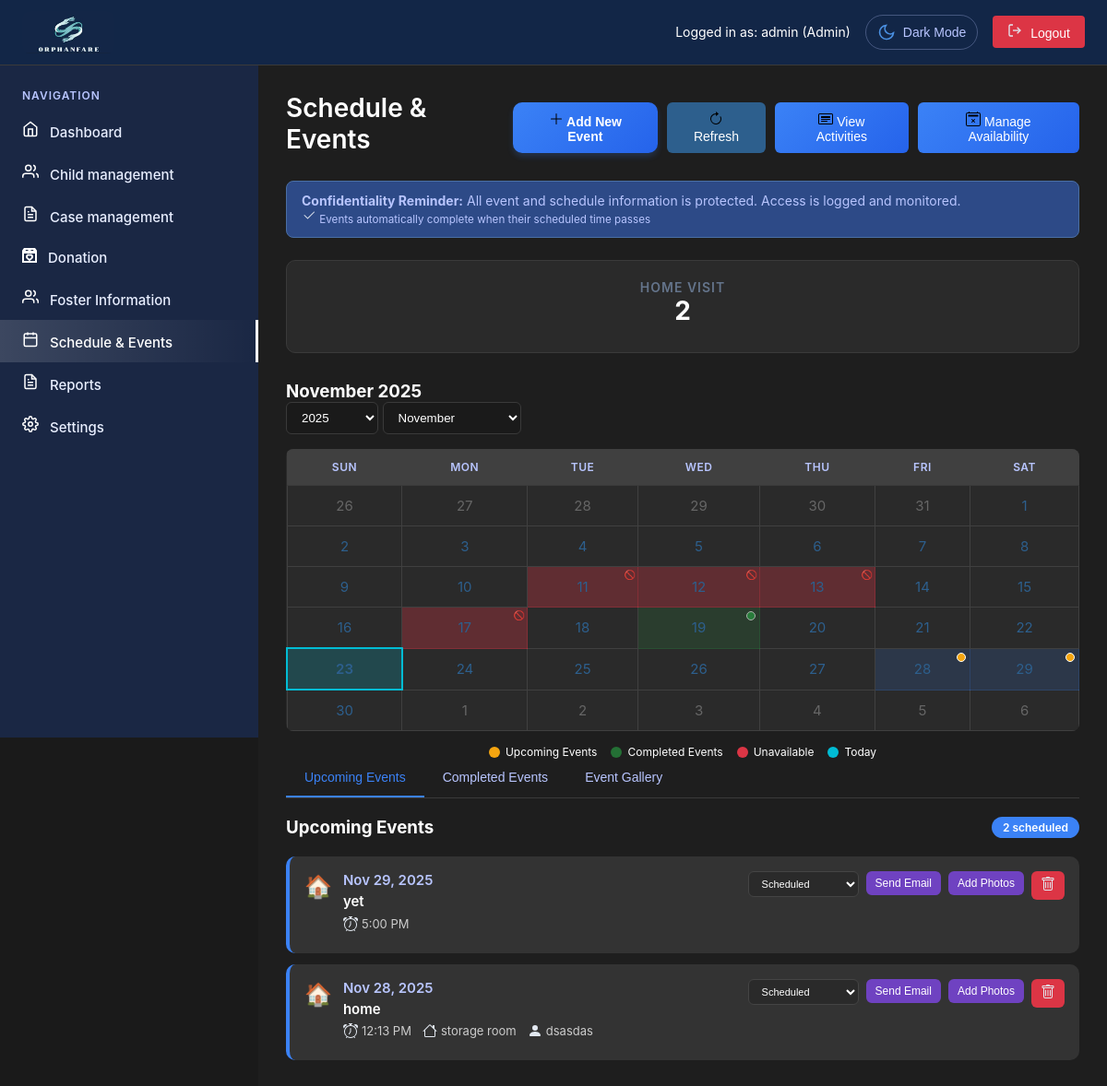
/admin/schedule.php (signed in), run on an earlier commit of the app's database.
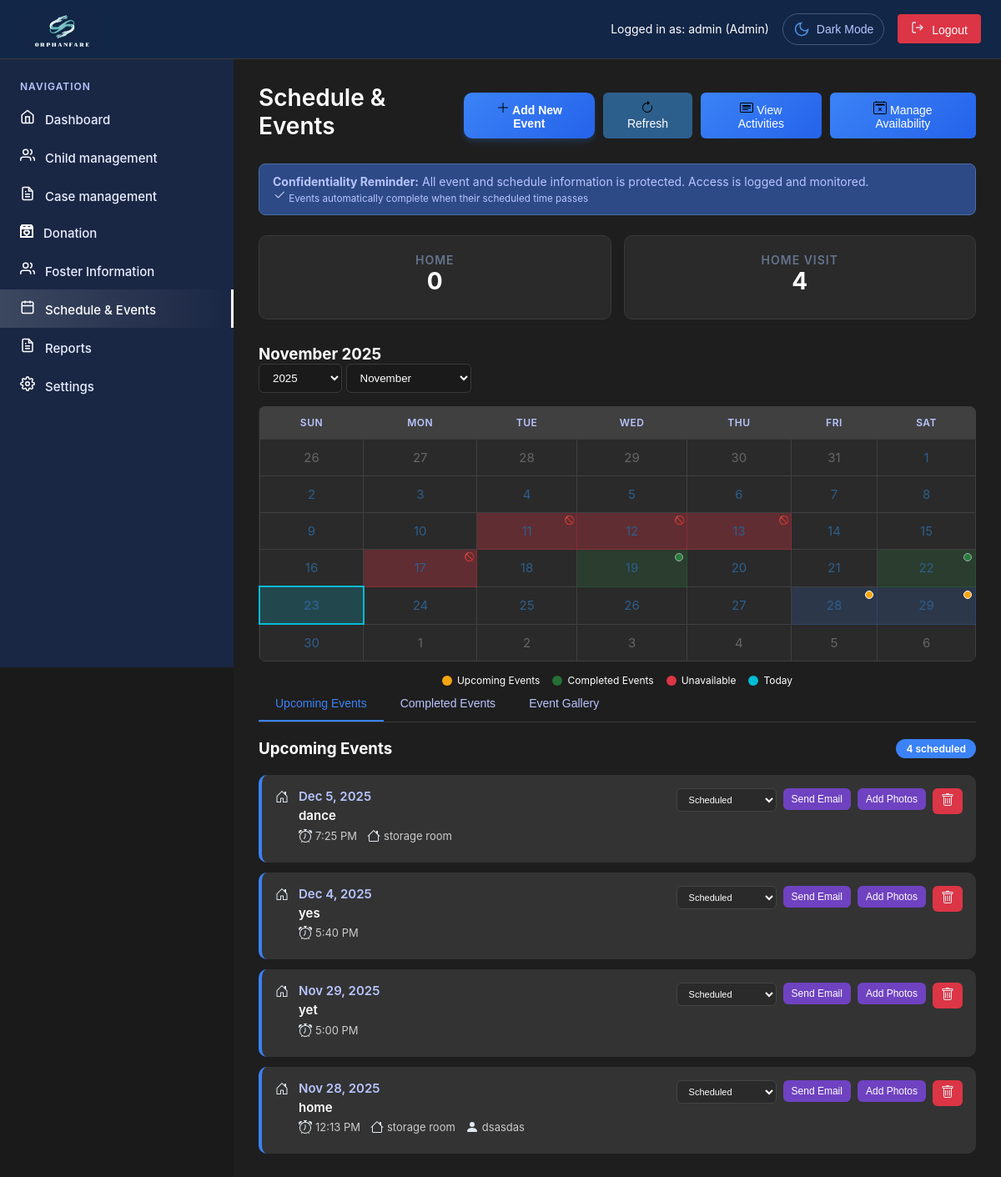
And on a later commit of the database.
### tables this page shows
CREATE TABLE `events` (
  `id` int(11) NOT NULL,
  `event_id` varchar(20) NOT NULL,
  `title` varchar(255) NOT NULL,
  `description` text DEFAULT NULL,
  `event_type` varchar(50) NOT NULL,
  `event_date` date NOT NULL,
  `event_time` time NOT NULL,
  `location` varchar(255) DEFAULT NULL,
  `assigned_to` varchar(255) DEFAULT NULL,
  `notes` text DEFAULT NULL,
  `status` enum('Scheduled','Completed','Cancelled') DEFAULT 'Scheduled',
  `is_active` tinyint(1) DEFAULT 1,
  `created_by` int(11) DEFAULT NULL,
  `created_at` timestamp NOT NULL DEFAULT current_timestamp(),
  `updated_at` timestamp NOT NULL DEFAULT current_timestamp() ON UPDATE current_timestamp(),
  `cf_time_management` varchar(255) DEFAULT NULL,
  `cf_time_gold` date DEFAULT NULL,
  `cf_radio_buttons` varchar(255) DEFAULT NULL,
  `cf_phone_number` varchar(20) DEFAULT NULL,
  `cf_u_rl` varchar(255) DEFAULT NULL,
  `cf_email_mail` varchar(255) DEFAULT NULL,
  `cf_favorite_anime` varchar(255) DEFAULT NULL
);

### admin/includes/permissions.php (called while the page is built, shortened)
<?php
class PermissionManager {
    private $conn;
    private $role;
    private $is_pdo = false;
    public function __construct($conn, $role, $user_id) {
        $this->conn = $conn;
        $this->role = $role;
        $this->is_pdo = $conn instanceof PDO;
    }
    public function hasPermission($module, $action) {
        if ($this->is_pdo) {
            $sql = "SELECT can_view, can_edit, can_delete, can_create
                    FROM permissions
                    WHERE role = ? AND module = ?";
            $stmt = $this->conn->prepare($sql);
            $stmt->execute([$this->role, $module]);
            $permission = $stmt->fetch(PDO::FETCH_ASSOC);
        }
        if ($permission) {
            switch ($action) {
                case 'view': return (bool)$permission['can_view'];
                case 'edit': return (bool)$permission['can_edit'];
                case 'delete': return (bool)$permission['can_delete'];
                case 'create': return (bool)$permission['can_create'];
            }
        }
        return false;
    }
}
?>

### admin/schedule.php (the view, shortened to what the changed rows need)
<?php
require_once 'includes/header.php';
$availableEventTypes = [];
$eventTypeIcons = [];
try {
    $eventTypesQuery = "SELECT * FROM event_types WHERE is_active = 1 ORDER BY type_name";
    $eventTypesStmt = $pdo->prepare($eventTypesQuery);
    $eventTypesStmt->execute();
    $allEventTypes = $eventTypesStmt->fetchAll(PDO::FETCH_ASSOC);
    foreach ($allEventTypes as $eventType) {
        $visibleTo = json_decode($eventType['visible_to'] ?? '[]', true);
        if ($_SESSION['role'] === 'super_admin' || in_array($_SESSION['role'], $visibleTo)) {
            $availableEventTypes[$eventType['type_key']] = $eventType['type_name'];
            if (!empty($eventType['icon'])) {
                $eventTypeIcons[$eventType['type_key']] = $eventType['icon'];
            }
        }
    }
} catch (Exception $e) {
    error_log("Error loading event types: " . $e->getMessage());
    $availableEventTypes = [
        'home_visit' => 'Home Visit',
        'meeting' => 'Meeting',
        'team_building' => 'Team Building',
        'staff_training' => 'Staff Training',
        'financial' => 'Financial Review',
        'orientation' => 'Orientation',
        'calamity_duty' => 'Calamity Duty'
    ];
    $eventTypeIcons = [
        'home_visit' => '<svg xmlns="http://www.w3.org/2000/svg" width="16" height="16" fill="currentColor" class="bi bi-house-door" viewBox="0 0 16 16"><path d="M8.354 1.146a.5.5 0 0 0-.708 0l-6 6A.5.5 0 0 0 1.5 7.5v7a.5.5 0 0 0 .5.5h4.5a.5.5 0 0 0 .5-.5v-4h2v4a.5.5 0 0 0 .5.5H14a.5.5 0 0 0 .5-.5v-7a.5.5 0 0 0-.146-.354L13 5.793V2.5a.5.5 0 0 0-.5-.5h-1a.5.5 0 0 0-.5.5v1.293zM2.5 14V7.707l5.5-5.5 5.5 5.5V14H10v-4a.5.5 0 0 0-.5-.5h-3a.5.5 0 0 0-.5.5v4z"/></svg>',
        'meeting' => '<svg xmlns="http://www.w3.org/2000/svg" width="16" height="16" fill="currentColor" class="bi bi-people" viewBox="0 0 16 16"><path d="M15 14s1 0 1-1-1-4-5-4-5 3-5 4 1 1 1 1zm-7.978-1A.5.5 0 0 1 7 12.5c0-1.665.5-2.986 1-3.74.478-.768 1.048-1.227 1.5-1.227s1.022.459 1.5 1.227c.5.754 1 2.075 1 3.74a.5.5 0 0 1-.5.5zM6 12a.5.5 0 0 1 .5-.5h3a.5.5 0 0 1 0 1h-3A.5.5 0 0 1 6 12m-1-1.5a.5.5 0 0 1 .5-.5h4a.5.5 0 0 1 0 1h-4a.5.5 0 0 1-.5-.5"/></svg>',
        'team_building' => '<svg xmlns="http://www.w3.org/2000/svg" width="16" height="16" fill="currentColor" class="bi bi-person-arms-up" viewBox="0 0 16 16"><path d="M8 3a1.5 1.5 0 1 0 0-3 1.5 1.5 0 0 0 0 3"/><path d="m5.93 6.704-.846 8.451a.768.768 0 0 0 1.523.203l.81-4.865a.59.59 0 0 1 1.165 0l.81 4.865a.768.768 0 0 0 1.523-.203l-.845-8.451A1.5 1.5 0 0 1 10.5 5.5L13 2.284a.796.796 0 0 0-1.239-.998L9.634 3.84a.7.7 0 0 1-.33.235c-.23.074-.665.176-1.304.176-.64 0-1.074-.102-1.305-.176a.7.7 0 0 1-.329-.235L4.239 1.286a.796.796 0 0 0-1.24.998l2.5 3.216c.317.316.475.758.43 1.204Z"/></svg>',
        'staff_training' => '<svg xmlns="http://www.w3.org/2000/svg" width="16" height="16" fill="currentColor" class="bi bi-book" viewBox="0 0 16 16"><path d="M1 2.828c.885-.37 2.154-.769 3.388-.893 1.33-.134 2.458.063 3.112.752v9.746c-.935-.53-2.12-.603-3.213-.493-1.18.12-2.37.461-3.287.811zm7.5-.141c.654-.689 1.782-.886 3.112-.752 1.234.124 2.503.523 3.388.893v9.923c-.918-.35-2.107-.692-3.287-.81-1.094-.111-2.278-.039-3.213.492zM8 1.783C7.015.936 5.587.81 4.287.94c-1.514.153-3.042.672-3.994 1.105A.5.5 0 0 0 0 2.5v11a.5.5 0 0 0 .707.455c.882-.4 2.303-.881 3.68-1.02 1.409-.142 2.59.087 3.223.877a.5.5 0 0 0 .78 0c.633-.79 1.814-1.019 3.222-.877 1.378.139 2.8.62 3.681 1.02A.5.5 0 0 0 16 13.5v-11a.5.5 0 0 0-.293-.455c-.952-.433-2.48-.952-3.994-1.105C10.413.809 8.985.936 8 1.783"/></svg>',
        'financial' => '<svg xmlns="http://www.w3.org/2000/svg" width="16" height="16" fill="currentColor" class="bi bi-cash-coin" viewBox="0 0 16 16"><path fill-rule="evenodd" d="M11 15a4 4 0 1 0 0-8 4 4 0 0 0 0 8m5-4a5 5 0 1 1-10 0 5 5 0 0 1 10 0"/><path d="M9.438 11.944c.047.596.518 1.06 1.363 1.116v.44h.375v-.443c.875-.061 1.386-.529 1.386-1.207 0-.618-.39-.936-1.09-1.1l-.296-.07v-1.2c.376.043.614.248.671.532h.658c-.047-.575-.54-1.024-1.329-1.073V8.5h-.375v.45c-.747.073-1.255.522-1.255 1.158 0 .562.378.92 1.007 1.066l.248.061v1.272c-.384-.058-.639-.27-.696-.563h-.668zm1.36-1.354c-.369-.085-.569-.26-.569-.522 0-.294.216-.514.572-.578v1.1zm.432.746c.449.104.655.272.655.569 0 .339-.257.571-.709.614v-1.195z"/><path d="M1 0a1 1 0 0 0-1 1v8a1 1 0 0 0 1 1h4.083q.088-.517.258-1H3a2 2 0 0 0-2-2V3a2 2 0 0 0 2-2h10a2 2 0 0 0 2 2v3.528c.38.34.717.728 1 1.154V1a1 1 0 0 0-1-1z"/><path d="M9.998 5.083 10 5a2 2 0 1 0-3.132 1.65 6 6 0 0 1 3.13-1.567"/></svg>',
        'orientation' => '<svg xmlns="http://www.w3.org/2000/svg" width="16" height="16" fill="currentColor" class="bi bi-compass" viewBox="0 0 16 16"><path d="M8 16.016a7.5 7.5 0 0 0 1.962-14.74A1 1 0 0 0 9 0H7a1 1 0 0 0-.962 1.276A7.5 7.5 0 0 0 8 16.016m6.5-7.5a6.5 6.5 0 1 1-13 0 6.5 6.5 0 0 1 13 0"/><path d="m6.94 7.44 4.95-2.83-2.83 4.95-4.949 2.83 2.828-4.95z"/></svg>',
        'calamity_duty' => '<svg xmlns="http://www.w3.org/2000/svg" width="16" height="16" fill="currentColor" class="bi bi-exclamation-triangle" viewBox="0 0 16 16"><path d="M7.938 2.016A.13.13 0 0 1 8.002 2a.13.13 0 0 1 .063.016.15.15 0 0 1 .054.057l6.857 11.667c.036.06.035.124.002.183a.2.2 0 0 1-.054.06.1.1 0 0 1-.066.017H1.146a.1.1 0 0 1-.066-.017.2.2 0 0 1-.054-.06.18.18 0 0 1 .002-.183L7.884 2.073a.15.15 0 0 1 .054-.057m1.044-.45a1.13 1.13 0 0 0-1.96 0L.165 13.233c-.457.778.091 1.767.98 1.767h13.713c.889 0 1.438-.99.98-1.767z"/><path d="M7.002 12a1 1 0 1 1 2 0 1 1 0 0 1-2 0M7.1 5.995a.905.905 0 1 1 1.8 0l-.35 3.507a.552.552 0 0 1-1.1 0z"/></svg>'
    ];
}
$canCreate = $permissionManager->hasPermission('schedule', 'create');
$canEdit = $permissionManager->hasPermission('schedule', 'edit');
$canDelete = $permissionManager->hasPermission('schedule', 'delete');
$upcoming_events = [];
try {
    $query = "SELECT e.*, u.username as created_by_name
            FROM events e
            LEFT JOIN users u ON e.created_by = u.id
            WHERE e.is_active = 1
            ORDER BY
                e.event_date DESC,
                e.event_time DESC
            LIMIT 50";
    $stmt = $pdo->prepare($query);
    $stmt->execute();
    $all_events = $stmt->fetchAll(PDO::FETCH_ASSOC);
    $upcoming_events = [];
    $completed_events = [];
    foreach ($all_events as $event) {
        if ($event['status'] === 'Completed') {
            $completed_events[] = $event;
        } else {
            $upcoming_events[] = $event;
        }
    }
} catch (PDOException $e) {
    error_log("Database error in schedule.php: " . $e->getMessage());
    $error_message = "Unable to load schedule data. Please try again.";
}
?>
<main class="main-content">
    <div class="page-header">
        <h1 class="page-title">Schedule & Events</h1>
    </div>
<div class="stats-grid">
    <?php
    $stats = [];
    foreach ($availableEventTypes as $typeKey => $typeName) {
        $query = "SELECT COUNT(*) as count FROM events WHERE event_type = ? AND status = 'Scheduled' AND is_active = 1";
        $stmt = $pdo->prepare($query);
        $stmt->execute([$typeKey]);
        $result = $stmt->fetch(PDO::FETCH_ASSOC);
        $stats[$typeKey] = $result['count'];
    }
    foreach ($availableEventTypes as $typeKey => $typeName):
    ?>
        <div class="stat-card">
            <div class="stat-label"><?php echo htmlspecialchars($typeName); ?></div>
            <div class="stat-value"><?php echo $stats[$typeKey] ?? 0; ?></div>
        </div>
    <?php endforeach; ?>
</div>
    <div class="content-grid">
        <div class="calendar-card">
            <table class="calendar-table">
                <thead>
                    <tr>
                        <th>Sun</th>
                        <th>Mon</th>
                        <th>Tue</th>
                        <th>Wed</th>
                        <th>Thu</th>
                        <th>Fri</th>
                        <th>Sat</th>
                    </tr>
                </thead>
            </table>
        </div>
        <div class="events-card">
            <div id="upcomingEvents" class="events-tab-content active">
                <div class="events-header">
                    <div class="events-count">
                        <span class='scheduled-count'><?php echo count($upcoming_events); ?> scheduled</span>
                    </div>
                </div>
                <?php if (empty($upcoming_events)): ?>
                    <div class="no-events">
                        <div class="no-events-icon"><svg xmlns="http://www.w3.org/2000/svg" width="48" height="48" fill="currentColor" class="bi bi-calendar" viewBox="0 0 16 16">
                            <path d="M3.5 0a.5.5 0 0 1 .5.5V1h8V.5a.5.5 0 0 1 1 0V1h1a2 2 0 0 1 2 2v11a2 2 0 0 1-2 2H2a2 2 0 0 1-2-2V3a2 2 0 0 1 2-2h1V.5a.5.5 0 0 1 .5-.5M1 4v10a1 1 0 0 0 1 1h12a1 1 0 0 0 1-1V4z"/>
                        </svg></div>
                        <p>No upcoming events scheduled</p>
                        <?php if ($canCreate): ?>
                            <button class="btn btn-primary" onclick="openModal()">Schedule Your First Event</button>
                        <?php else: ?>
                            <button class="btn btn-secondary" disabled>Schedule Your First Event</button>
                        <?php endif; ?>
                    </div>
                <?php else: ?>
                    <div class="events-list">
                        <?php foreach ($upcoming_events as $event):
                            $is_completed = $event['status'] === 'Completed';
                            $event_date = new DateTime($event['event_date']);
                        ?>
                            <div class="event-item <?php echo $is_completed ? 'completed' : ''; ?>"
                                 data-event-date="<?php echo $event['event_date']; ?>"
                                 data-event-time="<?php echo $event['event_time']; ?>"
                                 data-event-status="<?php echo $event['status']; ?>">
                                <div class="event-icon">
                                    <?php
                                    echo $eventTypeIcons[$event['event_type']] ?? '';
                                    ?>
                                </div>
                                <div class="event-content">
                                    <div class="event-header">
                                        <div class="event-main">
                                            <div class="event-date">
                                                <?php
                                                echo $event_date->format('M j, Y');
                                                ?>
                                            </div>
                                            <div class="event-title"><?php echo htmlspecialchars($event['title']); ?></div>
                                            <div class="event-details">
                                                <span class="event-time"> <?php echo date('g:i A', strtotime($event['event_time'])); ?></span>
                                                <?php if (!empty($event['location'])): ?>
                                                    <span class="event-location"> <?php echo htmlspecialchars($event['location']); ?></span>
                                                <?php endif; ?>
                                                <?php if (!empty($event['assigned_to'])): ?>
                                                    <span class="event-assigned"><svg xmlns="http://www.w3.org/2000/svg" width="16" height="16" fill="currentColor" class="bi bi-person-fill" viewBox="0 0 16 16">
                                                        <path d="M3 14s-1 0-1-1 1-4 6-4 6 3 6 4-1 1-1 1zm5-6a3 3 0 1 0 0-6 3 3 0 0 0 0 6"/>
                                                        </svg> <?php echo htmlspecialchars($event['assigned_to']); ?></span>
                                                <?php endif; ?>
                                            </div>
                                        </div>
                                        <div class="event-actions">
                                            <?php if ($canEdit): ?>
                                                <select class="status-select" onchange="updateEventStatus('<?php echo $event['event_id']; ?>', this.value)" title="Change Status">
                                                    <option value="Scheduled" <?php echo $event['status'] === 'Scheduled' ? 'selected' : ''; ?>> Scheduled</option>
                                                </select>
                                                <button class="email-reminder-btn" onclick="openEmailModal('<?php echo $event['event_id']; ?>')" title="Send Email Reminder">Send Email</button>
                                                <button class="gallery-btn" onclick="openGalleryModal('<?php echo $event['event_id']; ?>', '<?php echo htmlspecialchars($event['title']); ?>')" title="Add Photos">Add Photos</button>
                                            <?php endif; ?>
                                            <?php if ($canDelete): ?>
                                                <form method="POST" class="delete-form">
                                                    <button type="submit" name="delete_event" class="delete-btn" onclick="return confirm('Are you sure you want to delete this event?')" title="Delete Event">
                                                    </button>
                                                </form>
                                            <?php endif; ?>
                                        </div>
                                    </div>
                                </div>
                            </div>
                        <?php endforeach; ?>
                    </div>
                <?php endif; ?>
            </div>
        </div>
    </div>
</main>
<?php require_once 'includes/footer.php'; ?>

What changed in the data, as far as the page shows it:
added events: event_date "Dec 5, 2025", title "dance", event_time "7:25 PM", location "storage room", status+event "Scheduled"
added events: event_date "Dec 4, 2025", title "yes", event_time "5:40 PM", status+event "Scheduled"
shown differently, row unchanged: events "Nov 29, 2025": event_type "🏠" → (not shown)
shown differently, row unchanged: events "Nov 28, 2025": event_type "🏠" → (not shown)
Also different on the page:
count($upcoming_events): "2" → "4"
new list line: "HOME 0"
new list line: "HOME VISIT 4"
list line gone: "HOME VISIT 2"
